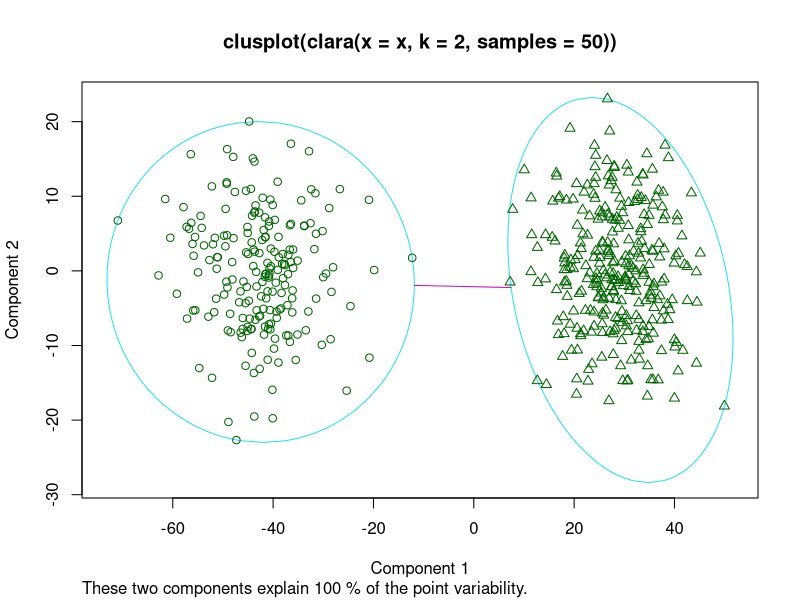
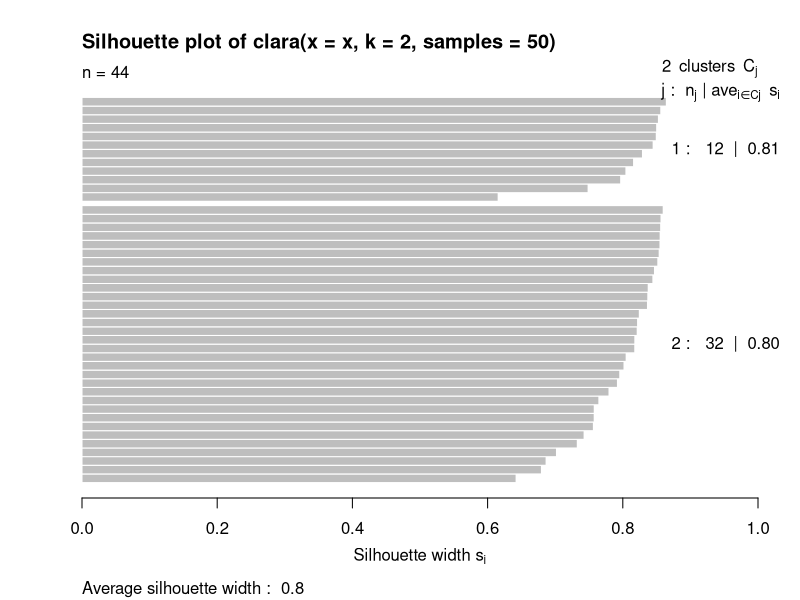

The R script that drew these images, in order:
# clusterClara.R

library("cluster")

# Fetch command line arguments
myArgs <- commandArgs(trailingOnly = TRUE)

# Convert to numerics
nums = as.numeric(myArgs)

# cat will write the result to the stdout stream
cat(max(nums))

## generate 500 objects, divided into 2 clusters.
x <- rbind(cbind(rnorm(200,0,8), rnorm(200,0,8)),
           cbind(rnorm(300,50,8), rnorm(300,50,8)))
clarax <- clara(x, 2, samples=50)
clarax
clarax$clusinfo
## using pamLike=TRUE  gives the same (apart from the 'call'):
all.equal(clarax[-8],
          clara(x, 2, samples=50, pamLike = TRUE)[-8])
plot(clarax)
